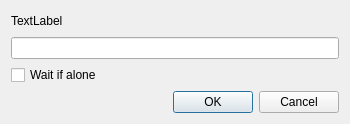
<?xml version="1.0" encoding="UTF-8"?>
<ui version="4.0">
 <class>AddNewProcessSchedulerBarrier</class>
 <widget class="QDialog" name="AddNewProcessSchedulerBarrier">
  <property name="geometry">
   <rect>
    <x>0</x>
    <y>0</y>
    <width>350</width>
    <height>118</height>
   </rect>
  </property>
  <property name="windowTitle">
   <string>Add new X</string>
  </property>
  <layout class="QVBoxLayout" name="verticalLayout">
   <item>
    <layout class="QHBoxLayout" name="horizontalLayout">
     <item>
      <widget class="QLabel" name="label">
       <property name="text">
        <string>TextLabel</string>
       </property>
      </widget>
     </item>
     <item>
      <spacer name="horizontalSpacer">
       <property name="orientation">
        <enum>Qt::Horizontal</enum>
       </property>
       <property name="sizeHint" stdset="0">
        <size>
         <width>40</width>
         <height>20</height>
        </size>
       </property>
      </spacer>
     </item>
    </layout>
   </item>
   <item>
    <widget class="QLineEdit" name="lineEdit"/>
   </item>
   <item>
    <widget class="QCheckBox" name="checkBox">
     <property name="text">
      <string>Wait if alone</string>
     </property>
    </widget>
   </item>
   <item>
    <widget class="QDialogButtonBox" name="buttonBox">
     <property name="orientation">
      <enum>Qt::Horizontal</enum>
     </property>
     <property name="standardButtons">
      <set>QDialogButtonBox::Cancel|QDialogButtonBox::Ok</set>
     </property>
    </widget>
   </item>
  </layout>
 </widget>
 <resources/>
 <connections>
  <connection>
   <sender>buttonBox</sender>
   <signal>accepted()</signal>
   <receiver>AddNewProcessSchedulerBarrier</receiver>
   <slot>accept()</slot>
   <hints>
    <hint type="sourcelabel">
     <x>248</x>
     <y>254</y>
    </hint>
    <hint type="destinationlabel">
     <x>157</x>
     <y>274</y>
    </hint>
   </hints>
  </connection>
  <connection>
   <sender>buttonBox</sender>
   <signal>rejected()</signal>
   <receiver>AddNewProcessSchedulerBarrier</receiver>
   <slot>reject()</slot>
   <hints>
    <hint type="sourcelabel">
     <x>316</x>
     <y>260</y>
    </hint>
    <hint type="destinationlabel">
     <x>286</x>
     <y>274</y>
    </hint>
   </hints>
  </connection>
 </connections>
</ui>
